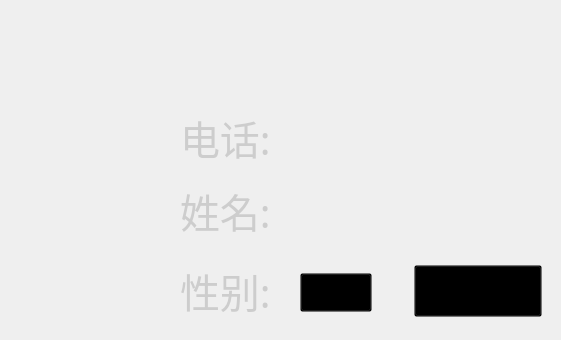
   <widget class="QWidget" name="page">
    <property name="styleSheet">
     <string notr="true">QWidget#page
{
	background-image: url(:/windows_img/resource_dir/src_img/background_img.png);
}</string>
    </property>
    <widget class="QLabel" name="label">
     <property name="geometry">
      <rect>
       <x>180</x>
       <y>102</y>
       <width>101</width>
       <height>71</height>
      </rect>
     </property>
     <property name="font">
      <font>
       <family>礼品卉自由落体</family>
       <pointsize>30</pointsize>
      </font>
     </property>
     <property name="styleSheet">
      <string notr="true">QLabel{
	color: #cdcdcd;
}</string>
     </property>
     <property name="text">
      <string>电话:</string>
     </property>
    </widget>
    <widget class="QLabel" name="label_2">
     <property name="geometry">
      <rect>
       <x>180</x>
       <y>170</y>
       <width>101</width>
       <height>81</height>
      </rect>
     </property>
     <property name="font">
      <font>
       <family>礼品卉自由落体</family>
       <pointsize>30</pointsize>
      </font>
     </property>
     <property name="styleSheet">
      <string notr="true">QLabel{
	color: #cdcdcd;
}</string>
     </property>
     <property name="text">
      <string>姓名:</string>
     </property>
    </widget>
    <widget class="QLabel" name="label_3">
     <property name="geometry">
      <rect>
       <x>180</x>
       <y>250</y>
       <width>101</width>
       <height>81</height>
      </rect>
     </property>
     <property name="font">
      <font>
       <family>礼品卉自由落体</family>
       <pointsize>30</pointsize>
      </font>
     </property>
     <property name="styleSheet">
      <string notr="true">QLabel{
	color: #cdcdcd;
}</string>
     </property>
     <property name="text">
      <string>性别:</string>
     </property>
    </widget>
    <widget class="QLineEdit" name="lineEdit">
     <property name="geometry">
      <rect>
       <x>285</x>
       <y>191</y>
       <width>267</width>
       <height>47</height>
      </rect>
     </property>
     <property name="font">
      <font>
       <family>礼品卉自由落体</family>
       <pointsize>25</pointsize>
      </font>
     </property>
     <property name="styleSheet">
      <string notr="true">QLineEdit{
		background-color: transparent; /* 背景色透明 */
		border: none;
	background-image: url(:/windows_img/resource_dir/src_img/telephone_frame.png);
	color: #cdcdcd;
}</string>
     </property>
     <property name="text">
      <string/>
     </property>
    </widget>
    <widget class="QLineEdit" name="lineEdit_2">
     <property name="geometry">
      <rect>
       <x>285</x>
       <y>118</y>
       <width>267</width>
       <height>47</height>
      </rect>
     </property>
     <property name="font">
      <font>
       <family>礼品卉自由落体</family>
       <pointsize>25</pointsize>
      </font>
     </property>
     <property name="styleSheet">
      <string notr="true">QLineEdit{
		background-color: transparent; /* 背景色透明 */
		border: none;
	background-image: url(:/windows_img/resource_dir/src_img/name_frame.png);
	color: #cdcdcd;
}</string>
     </property>
     <property name="text">
      <string/>
     </property>
    </widget>
    <widget class="QPushButton" name="pushButton_9">
     <property name="geometry">
      <rect>
       <x>300</x>
       <y>273</y>
       <width>72</width>
       <height>39</height>
      </rect>
     </property>
     <property name="styleSheet">
      <string notr="true">QPushButton{
	
	background-image: url(:/windows_img/resource_dir/src_img/Mr_button.png);
	background-color: transparent; /* 背景色透明 */
}</string>
     </property>
     <property name="text">
      <string/>
     </property>
    </widget>
    <widget class="QPushButton" name="pushButton_10">
     <property name="geometry">
      <rect>
       <x>414</x>
       <y>265</y>
       <width>128</width>
       <height>52</height>
      </rect>
     </property>
     <property name="styleSheet">
      <string notr="true">QPushButton{
	
	
	background-image: url(:/windows_img/resource_dir/src_img/stack_register_button.png);
	background-color: transparent; /* 背景色透明 */
}

QPushButton:hover{
	
	background-image: url(:/windows_img/resource_dir/src_img/stack_register_clicked.png);
}</string>
     </property>
     <property name="text">
      <string/>
     </property>
    </widget>
   </widget>
